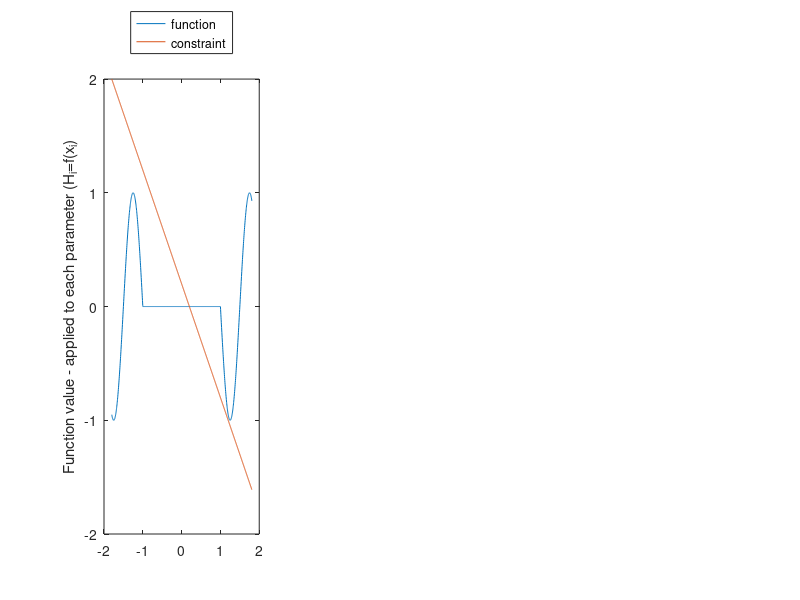

The MATLAB script that drew this image: (Note: this script raises an error after producing the figure.)
% Presentation of the multiple-degenerate type example

foo=@(ax) [sin((abs(ax+1)-abs(ax-1)-2*ax)*pi);-sum(ax,1)+0.2;];

ax=linspace(-1.8,1.81,1000);
figure(1),clf,
subplot(1,3,1)
plot(ax,foo(ax))
legend({'function', 'constraint'}, 'Location', 'northoutside')

ylabel('Function value - applied to each parameter (H_i=f(x_i)')
hold on

mdbmoptions=mdbmset();
mdbmoptions.zerotreshold=1e-10;
mdbmoptions.refinetype='object';
mdbmoptions.isconstrained=1;
mdbmoptions.interporder=1;


ax=[];
for k=1:3 %increaseing the parameter dimension
    ax(k).val=linspace(-1.8,1.81,5);
    
    subplot(1,3,k)
    hold on
    mdbm_sol=mdbm(ax,foo,5-k,mdbmoptions);
    
    plotobject=plot_mdbm(mdbm_sol,[],[],0:2);
    set(plotobject,'LineWidth',0.5)
    if k==3
        view(110,27)
%         shading interp
    end
end
